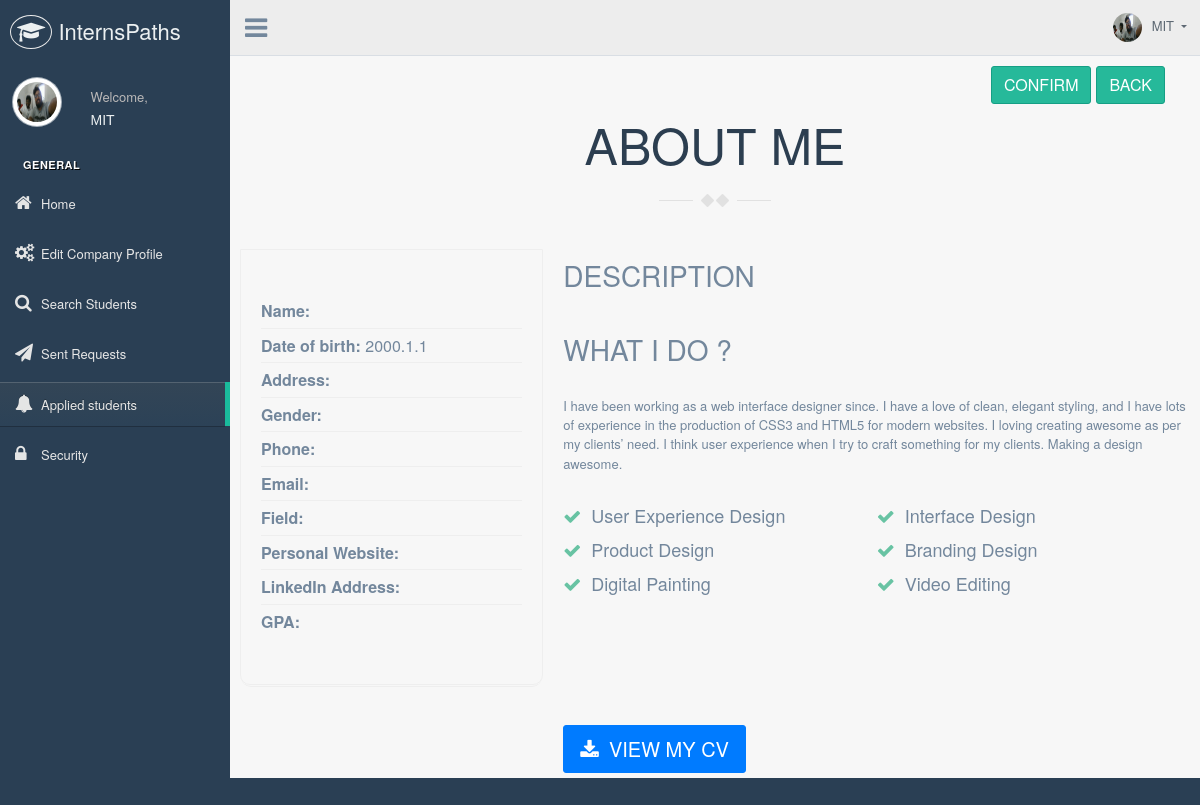
/company/appliedview.php (signed in), run on the app's committed database.
### tables this page shows
CREATE TABLE IF NOT EXISTS `company` (
  `comnum` int(20) NOT NULL AUTO_INCREMENT,
  `id` int(11) NOT NULL,
  `username` varchar(100) NOT NULL,
  `email` varchar(200) NOT NULL,
  `name` varchar(100) NOT NULL DEFAULT 'Unknown',
  `profileurl` varchar(500) NOT NULL DEFAULT '../images/avatar-01.jpg',
  `mobile` varchar(20) NOT NULL DEFAULT 'Unknown',
  `address` varchar(500) NOT NULL DEFAULT 'Unknown',
  `description` varchar(3000) NOT NULL DEFAULT 'no description',
  `location` varchar(1000) DEFAULT NULL,
  `facebook` varchar(1000) DEFAULT NULL,
  `linkedin` varchar(1000) DEFAULT NULL,
  `twitter` varchar(1000) DEFAULT NULL,
  `fields` varchar(1000) NOT NULL DEFAULT '',
  `mission` varchar(5000) DEFAULT NULL,
  `vision` varchar(5000) DEFAULT NULL,
  `requests` varchar(1000) NOT NULL DEFAULT '',
  `applied` varchar(1000) NOT NULL DEFAULT '',
  `accepted` varchar(1000) NOT NULL DEFAULT '',
  PRIMARY KEY (`comnum`),
  UNIQUE KEY `id` (`id`)
);

### company/appliedview.php (the view, shortened to what this page needs)
<?php
require_once "../php/config.php";
$id = $_SESSION["id"];
$sql = "SELECT * FROM company WHERE id = ?";
if($stmt = mysqli_prepare($link,$sql)){
  mysqli_stmt_bind_param($stmt,"i",$param_id);
  $param_id = $id;
  if(mysqli_stmt_execute($stmt)){
    $result = mysqli_stmt_get_result($stmt);
    if(mysqli_num_rows($result) == 1){
     $row = mysqli_fetch_array($result, MYSQLI_ASSOC);
     $name=$row["name"];
     $profileurl=$row["profileurl"];
   }
 }
}
$sql = "SELECT * FROM student WHERE id = ?";
if($stmt = mysqli_prepare($link,$sql)){
  $param_id = trim($_GET["id"]);
}
?>
<!DOCTYPE html>
<html lang="en">
<head>
  <link href="../assets/css/font-awesome.min.css" rel="stylesheet" media="screen">
  <link href="../assets/css/animate.css" rel="stylesheet">
  <link href="../assets/css/magnific-popup.css" rel="stylesheet">
  <link href="../assets/css/style.css" rel="stylesheet" media="screen">
  <link href="../assets/css/responsive.css" rel="stylesheet">
  <link href="../vendors/bootstrap/dist/css/bootstrap.min.css" rel="stylesheet">
  <link href="../vendors/font-awesome/css/font-awesome.min.css" rel="stylesheet">
  <link href="../vendors/nprogress/nprogress.css" rel="stylesheet">
  <link href="../vendors/iCheck/skins/flat/green.css" rel="stylesheet">
  <link href="../vendors/bootstrap-progressbar/css/bootstrap-progressbar-3.3.4.min.css" rel="stylesheet">
  <link href="../vendors/jqvmap/dist/jqvmap.min.css" rel="stylesheet"/>
  <link href="../vendors/bootstrap-daterangepicker/daterangepicker.css" rel="stylesheet">
  <link href="../build/css/custom.min.css" rel="stylesheet">
</head>
<body class="nav-md">
  <div class="container body" style="height:1000px;">
    <div class="main_container">
      <div class="col-md-3 left_col" style="height:1000px;">
        <div class="left_col scroll-view">
          <div class="navbar nav_title" style="border: 0;">
            <a href="../index.php" class="site_title"><i class="fa fa-mortar-board"></i> <span>InternsPaths</span></a>
          </div>
          <div class="profile clearfix">
            <div class="profile_pic">
              <img src="<?php echo $profileurl ?>" alt="..." class="img-circle profile_img" style="width:50px; height: 50px ">
            </div>
            <div class="profile_info">
              <span>Welcome,</span>
              <a href="../index.php?id=<?php echo $_SESSION["id"]?>"><h2 style = "font-size: 14px; color: #ECF0F1; margin: 0;font-weight: 300; font-family: Arial; text-transform: unset;"><?php echo $name?></h2></a>
            </div>
          </div>
          <br />
          <div id="sidebar-menu" class="main_menu_side hidden-print main_menu">
            <div class="menu_section">
              <h3>General</h3>
              <ul class="nav side-menu">
                  <li><a href="index.php"><i class="fa fa-home"></i>Home</a></li>
                  <li><a href="editmyprofile.php?id=<?php echo $_SESSION["id"]?>"><i class="fa fa-cogs"></i>Edit Company Profile</a></li>
                  <li ><a href="searchStudents.php"><i class="fa fa-search"></i>Search Students</a></li>
                  <li ><a href="viewrequests.php"><i class="fa fa-send"></i>Sent Requests</a></li>
                   <li class="active"><a href="receivedRequests.php"><i class="fa fa-bell"></i>Applied students</a></li>
                   <li><a href="security.php"><i class="fa fa-lock"></i>Security</a></li>
              </ul>
            </div>
          </div>
        </div>
      </div>
      <div class="top_nav">
        <div class="nav_menu">
          <div class="nav toggle">
            <a id="menu_toggle"><i class="fa fa-bars"></i></a>
          </div>
          <nav class="nav navbar-nav">
            <ul class=" navbar-right">
              <li class="nav-item dropdown open" style="padding-left: 15px;">
                <a href="javascript:;" class="user-profile dropdown-toggle" aria-haspopup="true" id="navbarDropdown" data-toggle="dropdown" aria-expanded="false">
                  <img src="<?php echo $profileurl ?>" alt=""><?php echo $name?>
                </a>
              </li>
            </ul>
          </nav>
        </div>
      </div>
      <div class="right_col" role="main">
        <div class="col-md-12" >
            <a href="receivedRequests.php" class="btn btn-success pull-right">Back</a>
            <a href="requestconfirmation.php?id=<?php echo $param_id ?>" class="btn btn-success pull-right">Confirm</a>
        </div>
        <div class="row" style="display: inline-block;" >
<section id="about" class="about-section ">
      <div class="container">
        <h2 class="section-title wow fadeInUp animated" style="visibility: visible; animation-name: fadeInUp;">About Me</h2>
        <div class="row">
          <div class="col-md-4 col-md-push-8">
            <div class="biography">
              <div class="">
              </div>
              <ul>
                <li><strong>Name:</strong> <?php echo $sname." ".$slname ?></li>
                <li><strong>Date of birth:</strong> 2000.1.1 </li>
                <li ><strong>Address:</strong> <span class="col-md-12" style="text-overflow: ellipsis;"><?php echo $saddress?></span></li>
                <li><strong>Gender:</strong> <?php echo $sgender?></li>
                <li><strong>Phone:</strong> <?php echo $smnumber?></li>
                <li><strong>Email:</strong> <?php echo $semail?></li>
                <li><strong>Field:</strong> <?php echo $sfield?></li>
                <li><strong>Personal Website:</strong><a href="<?php echo $sperweb?>">   <?php echo $sperweb?></a></li>
                <li><strong>LinkedIn Address:</strong> <a href="<?php echo $slinkin?>"><?php echo $slinkin?></a></li>
                <li><strong>GPA:</strong> <?php echo $sgpa?></li>
              </ul>
            </div>
          </div>
          <div class="col-md-8 col-md-pull-4">
            <div class="short-info wow fadeInUp animated" style="visibility: visible; animation-name: fadeInUp;">
              <h3>Description</h3>
            </div>
            <div class="short-info wow fadeInUp animated" style="visibility: visible; animation-name: fadeInUp;">
              <h3>What I Do ?</h3>
              <p>I have been working as a web interface designer since. I have a love of clean, elegant styling, and I have lots of experience in the production of CSS3 and HTML5 for modern websites. I loving creating awesome as per my clients’ need. I think user experience when I try to craft something for my clients. Making a design awesome.</p>
              <ul class="list-check">
                <li>User Experience Design</li>
                <li>Interface Design</li>
                <li>Product Design</li>
                <li>Branding Design</li>
                <li>Digital Painting</li>
                <li>Video Editing</li>
              </ul>
            </div>
            <div class="my-signature">
            </div>
            <div class="download-button">
              <a class="btn btn-primary btn-lg" target = "_blank"  href=<?php echo $scvurl ?> ><i class="fa fa-download"></i>view my cv</a>
            </div>
          </div>
        </div>
      </div>
    </section>
        </div>
      </div>
    </div>
  </div>
</body>
</html>

### assets/css/style.css (style rules this page uses)
body { font-family: 'Roboto', sans-serif; line-height: 28px; font-weight: 300; font-size: 14px; color:#282828; background-color: #fff; -webkit-text-size-adjust: 100%; -webkit-overflow-scrolling: touch; -webkit-font-smoothing: antialiased !important; }
body, html { overflow-x:hidden; }
a { color: #68c3a3; }
a, a > * { outline: none; cursor: pointer; text-decoration: none; }
.navbar a, .form-control { -webkit-transition: all 0.4s ease-in-out 0s; -moz-transition: all 0.4s ease-in-out 0s; -ms-transition: all 0.4s ease-in-out 0s; -o-transition: all 0.4s ease-in-out 0s; transition: all 0.4s ease-in-out 0s; }
a, .btn { -webkit-transition: all 0.125s ease-in-out 0s; -moz-transition: all 0.125s ease-in-out 0s; -ms-transition: all 0.125s ease-in-out 0s; -o-transition: all 0.125s ease-in-out 0s; transition: all 0.125s ease-in-out 0s; }
.btn, .form-control, .form-control:hover, .form-control:focus, .navbar-custom .dropdown-menu { -webkit-box-shadow: none; box-shadow: none; }
h1, h2, h3, h4, h5, h6 { font-weight: 700; margin:0; text-transform: uppercase; }
h2 { font-size: 30px; line-height: 30px; }
h3 { font-size: 24px; line-height: 24px; }
.btn { border: 0; border-bottom: 3px solid; font-weight: 700; text-transform: uppercase; line-height: 28px; padding: 9px 22px; }
.btn-lg, .btn-group-lg>.btn { padding: 14px 20px; font-size: 14px; border-radius: 4px; }
.btn-primary { background-color:#68c3a3; border-color: rgba(51, 51, 51, 0.15); }
img { width: 100%; }
ul, ol { margin : 0; padding : 0; list-style : none }
ul.list-check li { position: relative; font-size: 18px; line-height: 32px; }
ul.list-check li::before { content: "\f00c"; font-family: fontawesome; color: #68c3a3; margin-right: 10px; }
.section-title { margin-bottom: 80px; text-align: center; font-size: 50px; line-height: 50px; color: #2c3e50; position: relative; }
.section-title::after { content: ""; background: url(../../assets/images/section-divider.png) no-repeat 0 0; height: 15px; width: 113px; position: absolute; left: 0; right: 0; bottom: -40px; margin: 0 auto; }
.short-info { margin-bottom: 40px; }
.short-info h3 { margin-bottom: 30px; }
.short-info ul { margin-top: 10px; display:inline-block; }
.short-info ul li { width: 50%; float: left; }
.my-signature { margin-bottom: 45px; }
.download-button a { margin-right: 20px; color: #fff; }
.download-button a i { margin-right: 10px; }
.biography { border-bottom-left-radius: 10px; border-bottom-right-radius: 10px; border:1px solid #EEEEEE; position: relative; }
.biography::after { content: ""; border-bottom: 1px solid #EEEEEE; position: absolute; bottom: -3px; width: 100%; border-radius: 10px; height: 20px; }
.biography ul { padding:25px 20px 30px; }
.biography ul li { padding:5px 0; font-size: 16px; border-bottom:1px solid #EEEEEE; }
.biography ul li:last-child { border-bottom:0; }

### data on the page
company: profileurl (picture), name "MIT"
